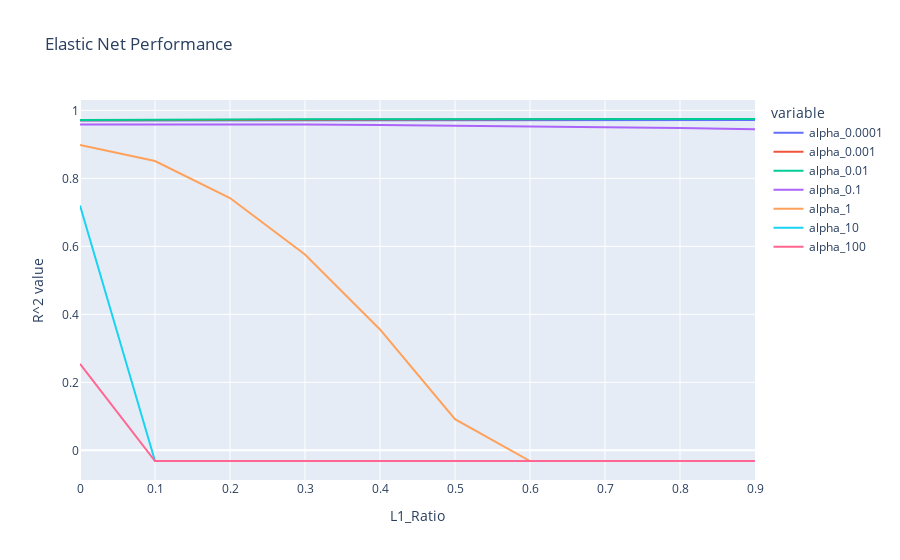

Notebook code for this chart:
### Code cell
pipe_elastic_net = Pipeline([
    ('scaler', preprocessing.StandardScaler()), 
    ('classifier', ElasticNet())
])


alphas = [0.0001, 0.001, 0.01, 0.1, 1, 10, 100]
l1_ratios = np.arange(0.0, 1.0, 0.1)



with warnings.catch_warnings():
    warnings.simplefilter("ignore")
    search = GridSearchCV(pipe_elastic_net, {"classifier__alpha": alphas,
                               "classifier__l1_ratio": l1_ratios},
                        scoring='r2', cv=cross_folds)
    search.fit(X_train, Y_train)
    
# predY = grid.predict(testX)


scores_mean = search.cv_results_['mean_test_score'].reshape(len(alphas),
                                                          len(l1_ratios))


elastic_net_performance = pd.DataFrame({
    "L1_Ratio" : l1_ratios
})

for idx, val in enumerate(alphas):
    alpha_str = "alpha_" + str(val)
    elastic_net_performance[alpha_str] = scores_mean[idx,:]
    
fig = px.line(elastic_net_performance, x="L1_Ratio",
                  y=[col for col in elastic_net_performance.columns if 'alpha' in col],
                 title="Elastic Net Performance").update_layout(
    yaxis_title="R^2 value"
)
fig.show()



print(f"The best performing Elastic Net regression model had an L1 ratio of {search.best_params_['classifier__l1_ratio']}" + 
     f" (i.e. {100*search.best_params_['classifier__l1_ratio']}% Lasso regression)\n" +
     f"together with penalty coefficient of {search.best_params_['classifier__alpha']}" +
     "\nThis gave a mean R^2 score of " +
     f"{search.best_score_} across the {cross_folds} folds of the training data.\n")

### Figure 1 — Plotly figure (JSON) as saved in the notebook; plotly's stock layout.template omitted (floating-point values rounded to 4 significant figures)
{"data": [{"hovertemplate": "variable=alpha_0.0001<br>L1_Ratio=%{x}<br>value=%{y}<extra></extra>", "legendgroup": "alpha_0.0001", "line": {"color": "#636efa", "dash": "solid"}, "marker": {"symbol": "circle"}, "mode": "lines", "name": "alpha_0.0001", "orientation": "v", "showlegend": true, "type": "scatter", "x": [0, 0.1, 0.2, 0.3, 0.4, 0.5, 0.6, 0.7, 0.8, 0.9], "xaxis": "x", "y": [0.9706, 0.9707, 0.9709, 0.971, 0.9711, 0.9713, 0.9714, 0.9715, 0.9716, 0.9717], "yaxis": "y"}, {"hovertemplate": "variable=alpha_0.001<br>L1_Ratio=%{x}<br>value=%{y}<extra></extra>", "legendgroup": "alpha_0.001", "line": {"color": "#EF553B", "dash": "solid"}, "marker": {"symbol": "circle"}, "mode": "lines", "name": "alpha_0.001", "orientation": "v", "showlegend": true, "type": "scatter", "x": [0, 0.1, 0.2, 0.3, 0.4, 0.5, 0.6, 0.7, 0.8, 0.9], "xaxis": "x", "y": [0.9713, 0.9722, 0.9729, 0.9734, 0.9738, 0.9741, 0.9743, 0.9745, 0.9747, 0.9747], "yaxis": "y"}, {"hovertemplate": "variable=alpha_0.01<br>L1_Ratio=%{x}<br>value=%{y}<extra></extra>", "legendgroup": "alpha_0.01", "line": {"color": "#00cc96", "dash": "solid"}, "marker": {"symbol": "circle"}, "mode": "lines", "name": "alpha_0.01", "orientation": "v", "showlegend": true, "type": "scatter", "x": [0, 0.1, 0.2, 0.3, 0.4, 0.5, 0.6, 0.7, 0.8, 0.9], "xaxis": "x", "y": [0.9717, 0.9732, 0.9736, 0.9739, 0.9741, 0.9742, 0.9744, 0.9745, 0.9746, 0.9747], "yaxis": "y"}, {"hovertemplate": "variable=alpha_0.1<br>L1_Ratio=%{x}<br>value=%{y}<extra></extra>", "legendgroup": "alpha_0.1", "line": {"color": "#ab63fa", "dash": "solid"}, "marker": {"symbol": "circle"}, "mode": "lines", "name": "alpha_0.1", "orientation": "v", "showlegend": true, "type": "scatter", "x": [0, 0.1, 0.2, 0.3, 0.4, 0.5, 0.6, 0.7, 0.8, 0.9], "xaxis": "x", "y": [0.9586, 0.9592, 0.9593, 0.9586, 0.9574, 0.9556, 0.9533, 0.9507, 0.9479, 0.9449], "yaxis": "y"}, {"hovertemplate": "variable=alpha_1<br>L1_Ratio=%{x}<br>value=%{y}<extra></extra>", "legendgroup": "alpha_1", "line": {"color": "#FFA15A", "dash": "solid"}, "marker": {"symbol": "circle"}, "mode": "lines", "name": "alpha_1", "orientation": "v", "showlegend": true, "type": "scatter", "x": [0, 0.1, 0.2, 0.3, 0.4, 0.5, 0.6, 0.7, 0.8, 0.9], "xaxis": "x", "y": [0.898, 0.8512, 0.7423, 0.576, 0.3558, 0.09171, -0.03132, -0.03132, -0.03132, -0.03132], "yaxis": "y"}, {"hovertemplate": "variable=alpha_10<br>L1_Ratio=%{x}<br>value=%{y}<extra></extra>", "legendgroup": "alpha_10", "line": {"color": "#19d3f3", "dash": "solid"}, "marker": {"symbol": "circle"}, "mode": "lines", "name": "alpha_10", "orientation": "v", "showlegend": true, "type": "scatter", "x": [0, 0.1, 0.2, 0.3, 0.4, 0.5, 0.6, 0.7, 0.8, 0.9], "xaxis": "x", "y": [0.7202, -0.03132, -0.03132, -0.03132, -0.03132, -0.03132, -0.03132, -0.03132, -0.03132, -0.03132], "yaxis": "y"}, {"hovertemplate": "variable=alpha_100<br>L1_Ratio=%{x}<br>value=%{y}<extra></extra>", "legendgroup": "alpha_100", "line": {"color": "#FF6692", "dash": "solid"}, "marker": {"symbol": "circle"}, "mode": "lines", "name": "alpha_100", "orientation": "v", "showlegend": true, "type": "scatter", "x": [0, 0.1, 0.2, 0.3, 0.4, 0.5, 0.6, 0.7, 0.8, 0.9], "xaxis": "x", "y": [0.2546, -0.03132, -0.03132, -0.03132, -0.03132, -0.03132, -0.03132, -0.03132, -0.03132, -0.03132], "yaxis": "y"}], "layout": {"legend": {"title": {"text": "variable"}, "tracegroupgap": 0}, "title": {"text": "Elastic Net Performance"}, "xaxis": {"anchor": "y", "domain": [0, 1], "title": {"text": "L1_Ratio"}}, "yaxis": {"anchor": "x", "domain": [0, 1], "title": {"text": "R^2 value"}}}}
